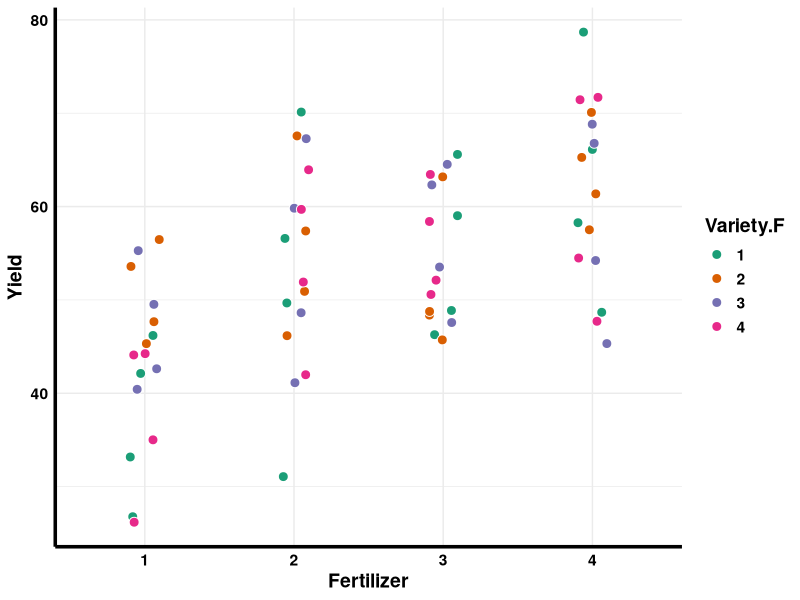
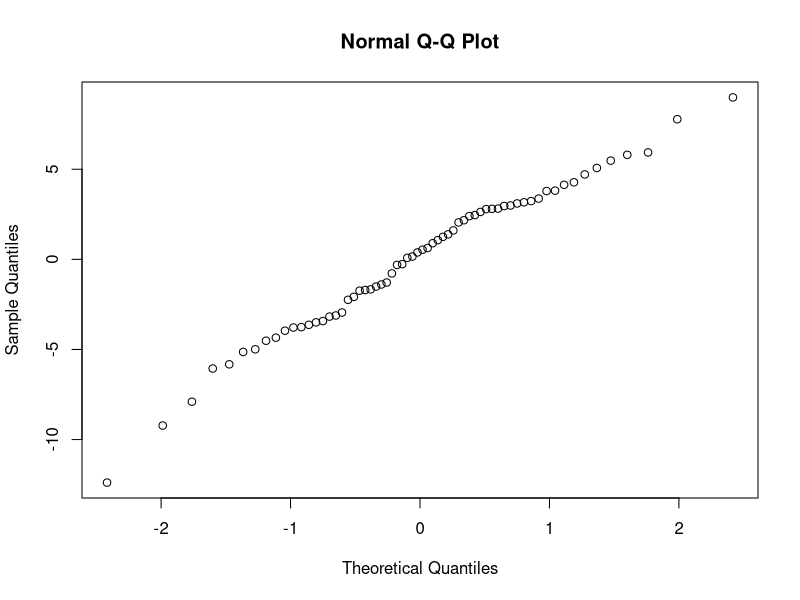
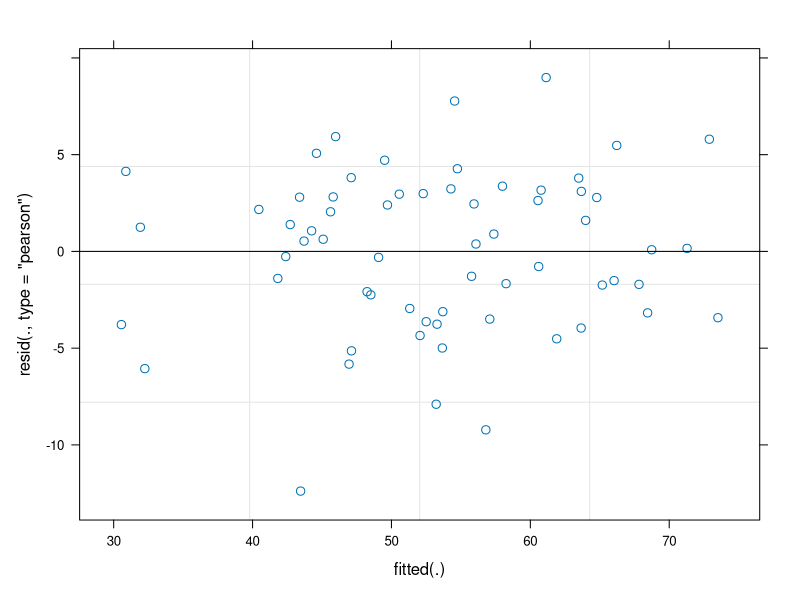

R code for these plots, in order:
## ---- chunk 1
knitr::opts_chunk$set(echo = TRUE)
## ---- chunk 2
library(lme4)
library(lmerTest)  
library(emmeans)  
library(multcomp)
library(multcompView)
library(ggplot2) 
library(tidyr)
library(dplyr)
library(readr)
library(readxl)
library(RColorBrewer)
library(viridis)
## ---- chunk 3
oats_data <- read_csv("../data/Oats.csv")
head(oats_data)
## ---- chunk 4
oats_data <- oats_data %>% 
  mutate(Block.F = as.factor(Block)) %>% 
  mutate(Fertilizer.F = as.factor(FertilizerA)) %>% 
  mutate(Variety.F = as.factor(VarietyB)) %>% 
  mutate(Mainplot.F = as.factor(MainPlot))
## ---- chunk 5
oats_data %>% 
  ggplot(aes(x = Fertilizer.F, y = Yield)) +
  geom_point(aes(fill = Variety.F), size = 3, color = "white", shape = 21,
             position = position_jitter(0.1, seed = 666)) +
  scale_fill_brewer(type = "qual", palette = "Dark2") +
  labs(y = "Yield",
       x = "Fertilizer") +
  theme_minimal() +
  theme(
    axis.line = element_line(size = 1.2),
    text = element_text(size = 14, color = "black", face = "bold"),
    axis.text = element_text(color = "black"),
    legend.position = "right"
  )
## ---- chunk 6
model_oats <- lmer(Yield ~ Variety.F * Fertilizer.F + Block + (1|Mainplot.F), data = oats_data )
## ---- chunk 7
qqnorm(resid(model_oats))
## ---- chunk 8
plot(model_oats)
## ---- chunk 9
anova(model_oats)
## ---- chunk 10
estimate_oat_per_fert <- emmeans(model_oats, pairwise ~ Variety.F | Fertilizer.F)
cld(estimate_oat_per_fert$emmeans, Letters = letters)
